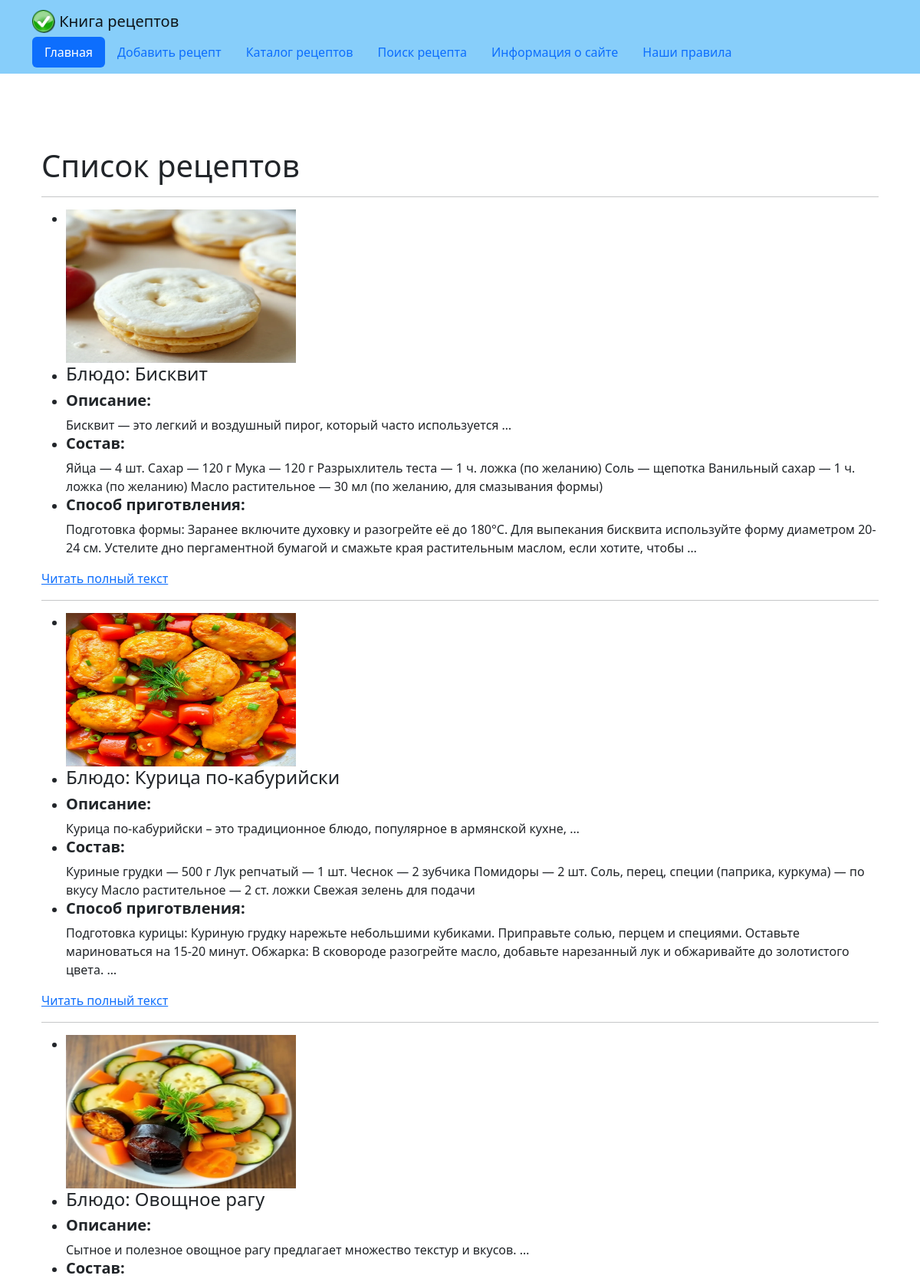
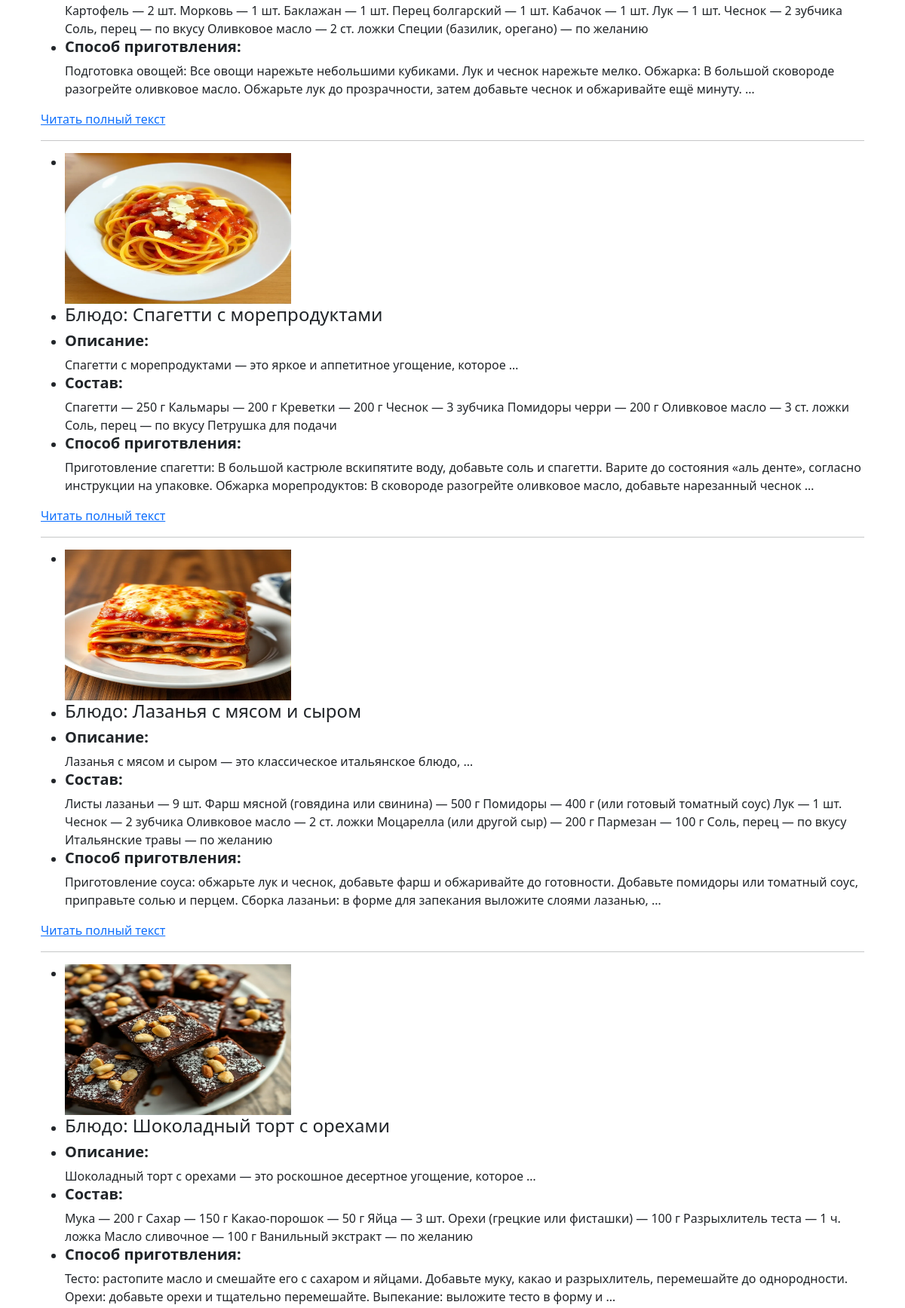
The page / (upper part) on the database its author committed (2 pictures, top to bottom).
### recipe/models.py (models this page shows, shortened)
class Recipe(models.Model):
    name = models.CharField(max_length=100, verbose_name='Наименование блюда')
    describe = models.TextField(verbose_name='Описание')
    ingredients = models.TextField(verbose_name='Состав')
    steps = models.TextField(verbose_name='Способ приготовления')
    image = models.ImageField('foto', upload_to='recipe_img', blank=True)
    image1 = models.URLField('Дополнительное изображение', blank=True)
    class Meta:
        verbose_name = 'Рецепт'
        verbose_name_plural = 'Рецепты'

### recipe/views.py (the view)
# urls.py: path('', index, name='index'),
def index(request):
    temp = 'recipe/index.html'
    data = Recipe.objects.all()
    context = {'names': data}
    return render(request, temp, context)

### templates/recipe/index.html (shortened to what this page needs)
{% extends "base.html" %}
{% load static %}
    {% block content %}
      <div class="container py-5">
        <h1>Список рецептов</h1>
        {% for i in names %}
        <hr>
        <article>
          <ul>
            <li>
              {% if i.image%}
                <img src="{{i.image.url}}" width="300" height="200" class="d-inline-block align-top" alt="">
              {% endif%}
            </li>
            <li>
              <h4>Блюдо: {{ i.name }}</h4>
            </li>
            <li>
              <h5><b>Описание:</b></h5>{{ i.describe|truncatewords:10 }}
            </li>
            <li>
              <h5><b>Состав:</b></h5>{{ i.ingredients }}
            </li>
            <li>
              <h5><b>Способ приготвления:</b></h5> {{ i.steps|truncatewords:30}}
            </li>
          </ul>
            <a href="{% url 'recipe:detail' i.id %}">Читать полный текст</a>
        </article>
        {% endfor %}
      </div>
  {% endblock %}

### templates/base.html (shortened to what this page needs)
<!DOCTYPE html>
{% load static %}
<html lang="ru">
<head>
    <link rel="stylesheet" href="{% static 'css/base.css' %}">
    <link rel="stylesheet" href="{% static 'css/bootstrap.min.css' %}">
    {% load django_bootstrap5 %}
    {% bootstrap_css %}
</head>
<body>
    {%  include 'includes/header.html' %}
    <div class = "container pt-5">
    {% block content %}{% endblock %}
    </div>
</body>
</html>

### templates/includes/header.html
{% load static %}
<header>
      <nav class="navbar navbar-light" style="background-color: lightskyblue">
        <div class="container ">
          <a class="navbar-brand" href="{% url 'recipe:index' %}">
            <img src="{% static 'img/fav/logo-32x32.png' %}" width="30" height="30" class="d-inline-block align-top" alt="">
            Книга рецептов
          </a>
          <ul class="nav  nav-pills">
            <li class="nav-item">
              <a class="nav-link active" href="{% url 'recipe:index' %}">
                Главная
              </a>
            </li>
            <li class="nav-item">
              <a class="nav-link" href="{% url 'recipe:entry_name' %}">
                Добавить рецепт
              </a>
            </li>
            <li class="nav-item">
              <a class="nav-link" href="{% url 'recipe:index' %}">
                Каталог рецептов
              </a>
            </li>
            <li class="nav-item">
              <a class="nav-link" href="{% url 'recipe:find_name' %}">
                Поиск рецепта
              </a>
            </li>
            <li class="nav-item">
              <a class="nav-link" href="{% url 'info:about' %}">
                Информация о сайте
              </a>
            </li>
            <li class="nav-item">
              <a class="nav-link" href="{% url 'info:rules' %}" >
                     Наши правила
              </a>
            </li>
          </ul>
        </div>
      </nav>
</header>

### rows shown on the page
Recipe: image (picture), name "Бисквит", describe "Бисквит — это легкий и воздушный пирог, который часто используется …", ingredients "Яйца — 4 шт. Сахар — 120 г Мука — 120 г Разрыхлитель теста — 1 ч. ложка (по желанию) Соль — щепотка Ванильный сахар — 1 ч. ложка (по желанию) Масло растительное — 30 мл (по желанию, для смазывания формы)", steps "Подготовка формы: Заранее включите духовку и разогрейте её до 180°C. Для выпекания бисквита используйте форму диаметром 20-24 см. Устелите дно пергаментной бумагой и смажьте края растительным маслом, если хотите, чтобы …"
Recipe: image (picture), name "Курица по-кабурийски", describe "Курица по-кабурийски – это традиционное блюдо, популярное в армянской кухне, …", ingredients "Куриные грудки — 500 г Лук репчатый — 1 шт. Чеснок — 2 зубчика Помидоры — 2 шт. Соль, перец, специи (паприка, куркума) — по вкусу Масло растительное — 2 ст. ложки Свежая зелень для подачи", steps "Подготовка курицы: Куриную грудку нарежьте небольшими кубиками. Приправьте солью, перцем и специями. Оставьте мариноваться на 15-20 минут. Обжарка: В сковороде разогрейте масло, добавьте нарезанный лук и обжаривайте до золотистого цвета. …"
Recipe: image (picture), name "Овощное рагу", describe "Сытное и полезное овощное рагу предлагает множество текстур и вкусов. …", ingredients "Картофель — 2 шт. Морковь — 1 шт. Баклажан — 1 шт. Перец болгарский — 1 шт. Кабачок — 1 шт. Лук — 1 шт. Чеснок — 2 зубчика Соль, перец — по вкусу Оливковое масло — 2 ст. ложки Специи (базилик, орегано) — по желанию", steps "Подготовка овощей: Все овощи нарежьте небольшими кубиками. Лук и чеснок нарежьте мелко. Обжарка: В большой сковороде разогрейте оливковое масло. Обжарьте лук до прозрачности, затем добавьте чеснок и обжаривайте ещё минуту. …"
Recipe: image (picture), name "Спагетти с морепродуктами", describe "Спагетти с морепродуктами — это яркое и аппетитное угощение, которое …", ingredients "Спагетти — 250 г Кальмары — 200 г Креветки — 200 г Чеснок — 3 зубчика Помидоры черри — 200 г Оливковое масло — 3 ст. ложки Соль, перец — по вкусу Петрушка для подачи", steps "Приготовление спагетти: В большой кастрюле вскипятите воду, добавьте соль и спагетти. Варите до состояния «аль денте», согласно инструкции на упаковке. Обжарка морепродуктов: В сковороде разогрейте оливковое масло, добавьте нарезанный чеснок …"
Recipe: image (picture), name "Лазанья с мясом и сыром", describe "Лазанья с мясом и сыром — это классическое итальянское блюдо, …", ingredients "Листы лазаньи — 9 шт. Фарш мясной (говядина или свинина) — 500 г Помидоры — 400 г (или готовый томатный соус) Лук — 1 шт. Чеснок — 2 зубчика Оливковое масло — 2 ст. ложки Моцарелла (или другой сыр) — 200 г Пармезан — 100 г Соль, перец — по вкусу Итальянские травы — по желанию", steps "Приготовление соуса: обжарьте лук и чеснок, добавьте фарш и обжаривайте до готовности. Добавьте помидоры или томатный соус, приправьте солью и перцем. Сборка лазаньи: в форме для запекания выложите слоями лазанью, …"
Recipe: image (picture), name "Шоколадный торт с орехами", describe "Шоколадный торт с орехами — это роскошное десертное угощение, которое …", ingredients "Мука — 200 г Сахар — 150 г Какао-порошок — 50 г Яйца — 3 шт. Орехи (грецкие или фисташки) — 100 г Разрыхлитель теста — 1 ч. ложка Масло сливочное — 100 г Ванильный экстракт — по желанию", steps "Тесто: растопите масло и смешайте его с сахаром и яйцами. Добавьте муку, какао и разрыхлитель, перемешайте до однородности. Орехи: добавьте орехи и тщательно перемешайте. Выпекание: выложите тесто в форму и …"
